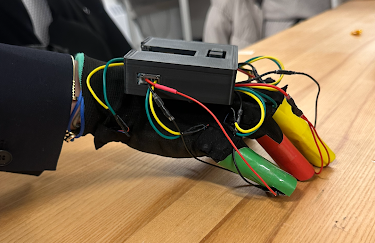
#> input picture assets/GianoGlove2.png, 375 x 243 px
$ python -i color_tracker.py   (imports and definitions only)
#> lines starting #> are read from the running program, lines starting #| are printed output that depends on the picture; after the words box and inside, x2 and y2 are one past the last pixel; in counts of white or black regions, pixels touching at a corner belong together
#> further down, picture is the input picture: shape (243, 375, 3); mean B, G, R 80, 107.7, 129.8
import cv2
import numpy as np
from collections import defaultdict
from typing import List, Tuple, Dict, Optional

# NOTE: Ideas. Make sure to update the README.md with the new color tracker.
# I want to calibrate the colors using the color of the the white and black on the piano I think

# goes "Finger Name" : "Color Name"
GLOVE_COLORS = {
    "Thumb": "Orange",
    "Pointer": "Blue",
    "Middle": "Yellow",
    "Ring": "Red",
    "Pinky": "Green"
}


class BoundingBoxKalmanFilter:
    """
    Kalman filter for tracking bounding boxes.
    State: [center_x, center_y, width, height, velocity_x, velocity_y, velocity_w, velocity_h]
    Measurement: [center_x, center_y, width, height]
    """
    def __init__(self, initial_bbox):
        """
        Initialize Kalman filter with initial bounding box.

        Args:
            initial_bbox: (x, y, w, h) bounding box
        """
        x, y, w, h = initial_bbox
        center_x = x + w / 2.0
        center_y = y + h / 2.0

        # Initialize Kalman filter (8 state variables, 4 measurements)
        self.kf = cv2.KalmanFilter(8, 4)

        # State transition matrix (A)
        # Position = previous position + velocity * dt
        # Velocity = previous velocity (constant velocity model)
        dt = 1.0  # Time step (assuming 1 frame)
        self.kf.transitionMatrix = np.array([
            [1, 0, 0, 0, dt, 0, 0, 0],   # x = x + vx*dt
            [0, 1, 0, 0, 0, dt, 0, 0],   # y = y + vy*dt
            [0, 0, 1, 0, 0, 0, dt, 0],   # w = w + vw*dt
            [0, 0, 0, 1, 0, 0, 0, dt],   # h = h + vh*dt
            [0, 0, 0, 0, 1, 0, 0, 0],    # vx = vx
            [0, 0, 0, 0, 0, 1, 0, 0],    # vy = vy
            [0, 0, 0, 0, 0, 0, 1, 0],    # vw = vw
            [0, 0, 0, 0, 0, 0, 0, 1]     # vh = vh
        ], dtype=np.float32)

        # Measurement matrix (H) - we only observe position and size, not velocity
        self.kf.measurementMatrix = np.array([
            [1, 0, 0, 0, 0, 0, 0, 0],    # measure x
            [0, 1, 0, 0, 0, 0, 0, 0],    # measure y
            [0, 0, 1, 0, 0, 0, 0, 0],    # measure w
            [0, 0, 0, 1, 0, 0, 0, 0]     # measure h
        ], dtype=np.float32)

        # Process noise covariance (Q) - how much we trust the model
        self.kf.processNoiseCov = np.eye(8, dtype=np.float32) * 0.03

        # Measurement noise covariance (R) - how much we trust measurements
        self.kf.measurementNoiseCov = np.eye(4, dtype=np.float32) * 0.1

        # Error covariance (P) - initial uncertainty
        self.kf.errorCovPost = np.eye(8, dtype=np.float32) * 0.1

        # Initial state: [center_x, center_y, width, height, 0, 0, 0, 0]
        self.kf.statePre = np.array([center_x, center_y, w, h, 0, 0, 0, 0], dtype=np.float32)
        self.kf.statePost = np.array([center_x, center_y, w, h, 0, 0, 0, 0], dtype=np.float32)

        self.last_update_time = 0
        self.missed_detections = 0
        self.max_missed_detections = 10  # Remove tracker after 10 missed detections

    # [19 lines left out: functions predict, update, not called in this run]

    def get_bbox(self):
        """
        Get predicted bounding box from current state.

        Returns:
            (x, y, w, h) bounding box
        """
        state = self.kf.statePost
        center_x = state[0]
        center_y = state[1]
        w = max(1, int(state[2]))  # Ensure positive width
        h = max(1, int(state[3]))  # Ensure positive height
        x = int(center_x - w / 2.0)
        y = int(center_y - h / 2.0)
        return (x, y, w, h)

    def increment_missed(self):
        """Increment missed detection counter."""
        self.missed_detections += 1

    def should_remove(self):
        """Check if tracker should be removed."""
        return self.missed_detections >= self.max_missed_detections


class ColorTracker:
    """
    Color-based object tracker with Kalman filtering.
    Tracks multiple colors simultaneously using HSV color space.
    """

    # Default HSV ranges for ROYGB colors
    DEFAULT_COLOR_RANGES = {
        # Tightened boundaries and higher S/V to reduce bleed between red/orange/yellow
        "Red":    [([0, 120, 60], [8, 255, 255]), ([172, 120, 60], [180, 255, 255])],  # wrap-around
        "Orange": [([9, 120, 60], [24, 255, 255])],
        "Yellow": [([25, 120, 60], [35, 255, 255])],
        "Green":  [([36, 100, 50], [85, 255, 255])],
        "Blue":   [([100, 100, 50], [130, 255, 255])]
    }

    # Default BGR colors for drawing
    DEFAULT_BGR_COLORS = {
        "Red": (0, 0, 255),
        "Orange": (0, 165, 255),
        "Yellow": (0, 255, 255),
        "Green": (0, 255, 0),
        "Blue": (255, 0, 0)
    }

    def __init__(self,
                 color_ranges: Optional[Dict] = None,
                 bgr_colors: Optional[Dict] = None,
                 min_area: int = 300,
                 max_area: int = 5000,
                 min_width: int = 20,
                 min_height: int = 20,
                 max_width: int = 200,
                 max_height: int = 200,
                 dilation_kernel_size: int = 5,
                 max_association_distance: int = 100,
                 max_number_of_colors: int = 5,
                 max_trackers_per_color: Optional[int] = None,
                 max_total_trackers: Optional[int] = None):
        """
        Initialize ColorTracker.

        Args:
            color_ranges: Dictionary mapping color names to HSV ranges
            bgr_colors: Dictionary mapping color names to BGR tuples for drawing
            min_area: Minimum contour area to consider
            max_area: Maximum contour area to consider
            min_width: Minimum bounding box width
            min_height: Minimum bounding box height
            max_width: Maximum bounding box width
            max_height: Maximum bounding box height
            dilation_kernel_size: Size of dilation kernel for mask processing
            max_association_distance: Maximum distance for associating detections to trackers
            max_number_of_colors: Maximum number of color ranges per color name
            max_trackers_per_color: Maximum number of trackers allowed per color (None = unlimited)
            max_total_trackers: Maximum total number of trackers across all colors (None = unlimited)
        """
        self.color_ranges = color_ranges or self.DEFAULT_COLOR_RANGES
        self.bgr_colors = bgr_colors or self.DEFAULT_BGR_COLORS
        self.min_area = min_area
        self.max_area = max_area
        self.min_width = min_width
        self.min_height = min_height
        self.max_width = max_width
        self.max_height = max_height
        self.max_association_distance = max_association_distance
        self.max_trackers_per_color = max_trackers_per_color
        self.max_total_trackers = max_total_trackers

        # Morphology kernel for dilation
        self.kernel = np.ones((dilation_kernel_size, dilation_kernel_size), "uint8")

        # Dictionary to store Kalman filters for each color
        # Structure: {color_name: [list of BoundingBoxKalmanFilter instances]}
        self.kalman_trackers = defaultdict(list)
        self.max_number_of_colors = max_number_of_colors

    # [23 lines left out: function _associate_detection_to_tracker, not called in this run]

    def _create_color_mask(self, hsv_image: np.ndarray, color_name: str) -> np.ndarray:
        """
        Create a binary mask for a specific color.

        Args:
            hsv_image: HSV image
            color_name: Name of the color to detect

        Returns:
            Binary mask
        """
        if color_name not in self.color_ranges:
            return np.zeros(hsv_image.shape[:2], dtype=np.uint8)

        if len(self.color_ranges[color_name]) > self.max_number_of_colors:
            print(f"Color {color_name} has more than {self.max_number_of_colors} ranges, skipping")
            return np.zeros(hsv_image.shape[:2], dtype=np.uint8)

        mask = None
        ranges = self.color_ranges[color_name]

        # Handle multiple ranges (for colors like red that wrap around)
        for lower, upper in ranges:
            lower_np = np.array(lower, dtype=np.uint8)
            upper_np = np.array(upper, dtype=np.uint8)
            if mask is None:
                mask = cv2.inRange(hsv_image, lower_np, upper_np)
            else:
                mask = cv2.bitwise_or(mask, cv2.inRange(hsv_image, lower_np, upper_np))

        # Dilate mask to fill small gaps
        if mask is not None:
            mask = cv2.dilate(mask, self.kernel)

        return mask if mask is not None else np.zeros(hsv_image.shape[:2], dtype=np.uint8)

    def _extract_detections(self, mask: np.ndarray) -> List[Tuple[int, int, int, int]]:
        """
        Extract valid bounding boxes from a mask.

        Args:
            mask: Binary mask

        Returns:
            List of (x, y, w, h) bounding boxes
        """
        detections = []
        contours, _ = cv2.findContours(mask, cv2.RETR_TREE, cv2.CHAIN_APPROX_SIMPLE)

        for contour in contours:
            area = cv2.contourArea(contour)
            if self.min_area < area < self.max_area:
                x, y, w, h = cv2.boundingRect(contour)
                if (self.min_width < w < self.max_width and
                    self.min_height < h < self.max_height):
                    detections.append((x, y, w, h))

        return detections

    # [8 lines left out: function _get_total_tracker_count, not called in this run]

    def _can_create_tracker(self, color_name: str) -> bool:
        """
        Check if a new tracker can be created for the given color.

        Args:
            color_name: Name of the color

        Returns:
            True if a new tracker can be created, False otherwise
        """
        # Check per-color limit
        if self.max_trackers_per_color is not None:
            if len(self.kalman_trackers[color_name]) >= self.max_trackers_per_color:
                return False

        # Check total limit
        if self.max_total_trackers is not None:
            if self._get_total_tracker_count() >= self.max_total_trackers:
                return False

        return True

    def _update_trackers(self, color_name: str, detections: List[Tuple[int, int, int, int]]):
        """
        Update Kalman trackers for a specific color with new detections.

        Args:
            color_name: Name of the color being tracked
            detections: List of (x, y, w, h) bounding boxes
        """
        # Predict all existing trackers for this color
        for tracker in self.kalman_trackers[color_name]:
            tracker.predict()

        # Associate detections with existing trackers
        used_detections = set()
        for tracker in self.kalman_trackers[color_name]:
            best_distance = float('inf')
            best_detection_idx = None

            for j, detection in enumerate(detections):
                if j in used_detections:
                    continue
                distance = self._associate_detection_to_tracker(detection, tracker)
                if distance is not None and distance < best_distance:
                    best_distance = distance
                    best_detection_idx = j

            if best_detection_idx is not None:
                # Update tracker with associated detection
                tracker.update(detections[best_detection_idx])
                used_detections.add(best_detection_idx)
            else:
                # No detection associated - increment missed counter
                tracker.increment_missed()

        # Remove old trackers that haven't been detected for a while (before creating new ones)
        self.kalman_trackers[color_name] = [
            t for t in self.kalman_trackers[color_name] if not t.should_remove()
        ]

        # Create new trackers for unassociated detections (respecting limits)
        for j, detection in enumerate(detections):
            if j not in used_detections:
                if self._can_create_tracker(color_name):
                    new_tracker = BoundingBoxKalmanFilter(detection)
                    self.kalman_trackers[color_name].append(new_tracker)
                # If limit reached, silently skip creating new tracker

    def _draw_tracked_boxes(self, frame: np.ndarray, color_name: str, draw_colors: bool = True):
        """
        Draw tracked bounding boxes on the frame.

        Args:
            frame: Image to draw on (modified in place)
            color_name: Name of the color being tracked
        """
        if color_name in self.bgr_colors.keys():
            color = self.bgr_colors[color_name]
        else:
            color = (255, 255, 255)

        for tracker in self.kalman_trackers[color_name]:
            x, y, w, h = tracker.get_bbox()

            # Ensure bbox is within frame bounds
            x = max(0, min(x, frame.shape[1] - 1))
            y = max(0, min(y, frame.shape[0] - 1))
            w = max(1, min(w, frame.shape[1] - x))
            h = max(1, min(h, frame.shape[0] - y))

            cv2.rectangle(frame, (x, y), (x + w, y + h), color, 2)
            if draw_colors:
                cv2.putText(frame, f"{color_name}", (x, y - 10),
                           cv2.FONT_HERSHEY_SIMPLEX, 0.8, color, 2)

    def process_frame(self, frame: np.ndarray, draw_contours: bool = True, draw_colors: bool = True, draw_centroids: bool = True) -> np.ndarray:
        """
        Process a single frame and update all trackers.

        Args:
            frame: Input BGR image
            draw_contours: Whether to draw detected contours on the frame

        Returns:
            Frame with tracked bounding boxes drawn
        """
#> called with draw_contours = True, draw_colors = True, draw_centroids = True
        frame = frame.copy()
        hsv = cv2.cvtColor(frame, cv2.COLOR_BGR2HSV)
#> hsv: shape (243, 375, 3); mean H, S, V 38.1, 92.5, 132.9

        for color_name in self.color_ranges.keys():
            # Create mask for this color
            mask = self._create_color_mask(hsv, color_name)

            # Draw contours if requested
            if draw_contours:
                contours, _ = cv2.findContours(mask, cv2.RETR_TREE, cv2.CHAIN_APPROX_SIMPLE)
                cv2.drawContours(frame, contours, -1, (255, 255, 255), 1)

            # Extract detections
            detections = self._extract_detections(mask)

            # Update trackers
            self._update_trackers(color_name, detections)

            # Draw tracked boxes
            self._draw_tracked_boxes(frame, color_name, draw_colors)

            if draw_centroids:
                centroids = self.get_centroids(color_name)
                for i, color_name in enumerate(centroids.keys()):
                    centroid_list = centroids[color_name]
                    for centroid in centroid_list:
                        x, y = centroid
                        cv2.drawMarker(frame, (int(x), int(y)), (0, 255, 0), cv2.MARKER_CROSS, 10)
#> this loop made 5 passes
#> pass 1, in process_frame, `mask = self._create_color_mask(hsv, color_name)`:
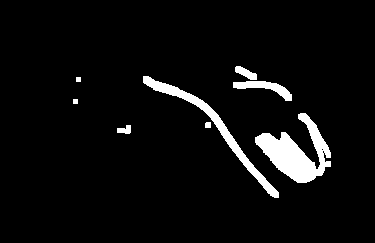
#> mask: shape (243, 375); 5.1% white; 8 white regions, largest, box (x1, y1, x2, y2) and area: (255, 113, 331, 183) 2371, (143, 76, 279, 198) 1478, (233, 81, 292, 101) 464
#> pass 2, in process_frame, `mask = self._create_color_mask(hsv, color_name)`:
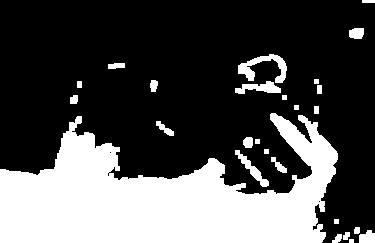
#> mask: shape (243, 375); 30.8% white; 26 white regions, largest, box (x1, y1, x2, y2) and area: (0, 113, 338, 243) 25552, (238, 54, 287, 83) 552, (235, 81, 281, 94) 332
#> pass 3, in process_frame, `mask = self._create_color_mask(hsv, color_name)`:
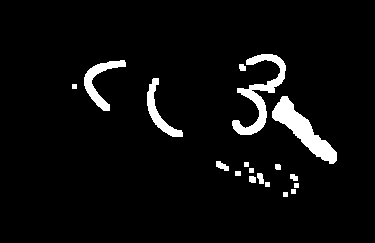
#> mask: shape (243, 375); 4.9% white; 18 white regions, largest, box (x1, y1, x2, y2) and area: (272, 96, 337, 164) 1457, (232, 54, 286, 135) 1292, (84, 60, 126, 111) 664
#> after the loop:
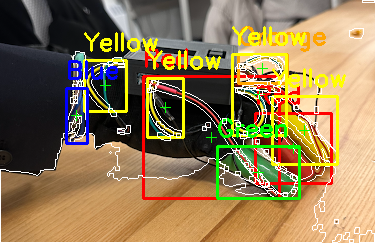
#> frame: shape (243, 375, 3); 15.31% of pixels changed, all inside (x1, y1, x2, y2) = (0, 0, 375, 243)
#> after the loop:
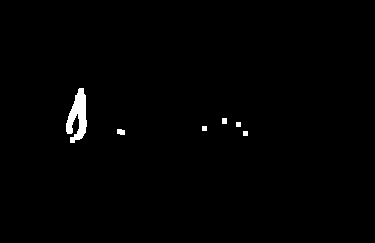
#> mask: shape (243, 375); 0.89% white; 6 white regions, box (x1, y1, x2, y2) and area: (66, 88, 87, 143) 668, (117, 129, 125, 135) 42, (222, 118, 227, 124) 30, (236, 122, 241, 127) 25, (202, 126, 207, 131) 25, (243, 131, 248, 136) 25

        return frame

    def get_tracked_boxes(self, color_name: Optional[str] = None) -> Dict[str, List[Tuple[int, int, int, int]]]:
        """
        Get all currently tracked bounding boxes.

        Args:
            color_name: If provided, only return boxes for this color. 'all' to return all colors.

        Returns:
            Dictionary mapping color names to lists of (x, y, w, h) bounding boxes
        """
        if color_name in self.kalman_trackers.keys():
            return {
                color_name: [tracker.get_bbox() for tracker in self.kalman_trackers[color_name]]
            }

        elif color_name == 'all' or color_name is None:
            return {
                name: [tracker.get_bbox() for tracker in trackers]
                for name, trackers in self.kalman_trackers.items()
            }
        else:
            print(f"Color {color_name} not found")
            return {}

    def get_centroids(self, color_name: Optional[str] = None) -> Dict[str, List[Tuple[int, int]]]:
        """
        Get the centroids (x,y) of all currently tracked bounding boxes.

        Args:
            color_name: If provided, only return centroids for this color. Otherwise return all.

        Returns:
            Dictionary mapping color names to lists of (x, y) centroids
        """
        bboxes = self.get_tracked_boxes(color_name)
        centroids = {}
        # x, w, y, h
        for color_name, boxes in bboxes.items():
            centroids[color_name] = []
            for box in boxes:
                x, y, w, h = box
                centroid = np.array([x + w/2, y + h/2])
                centroids[color_name].append(centroid)


        return centroids

# Main execution
# [67 lines not run here, left out]

>>> import cv2
>>> picture = cv2.imread('../../assets/GianoGlove2.png')
>>> result = ColorTracker().process_frame(picture)
